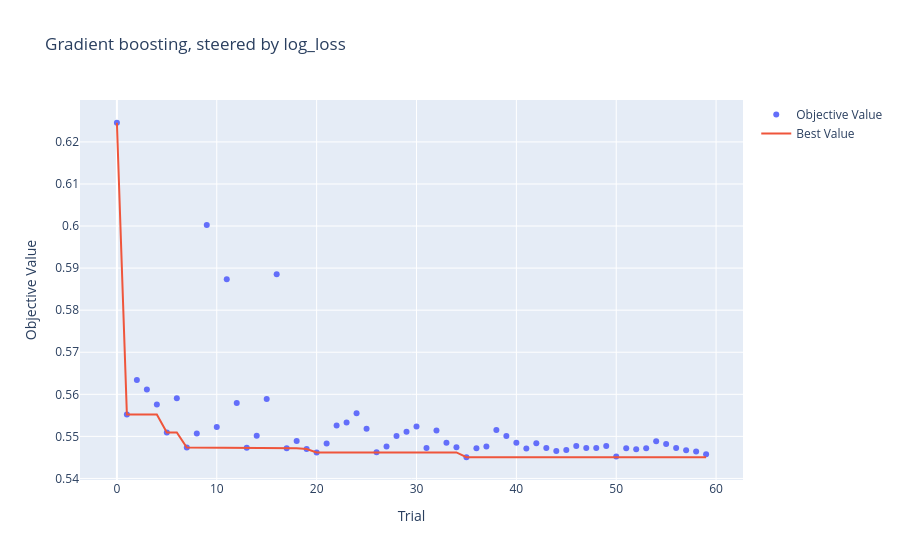
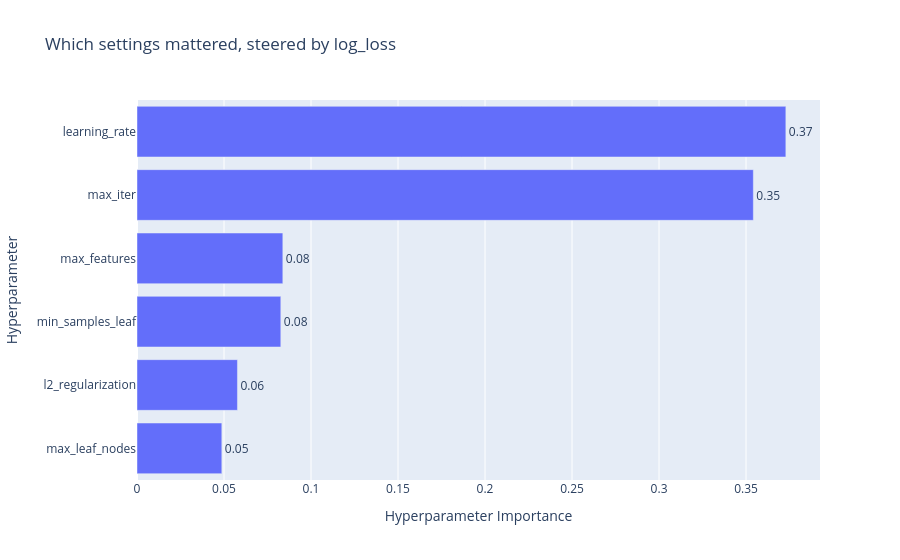
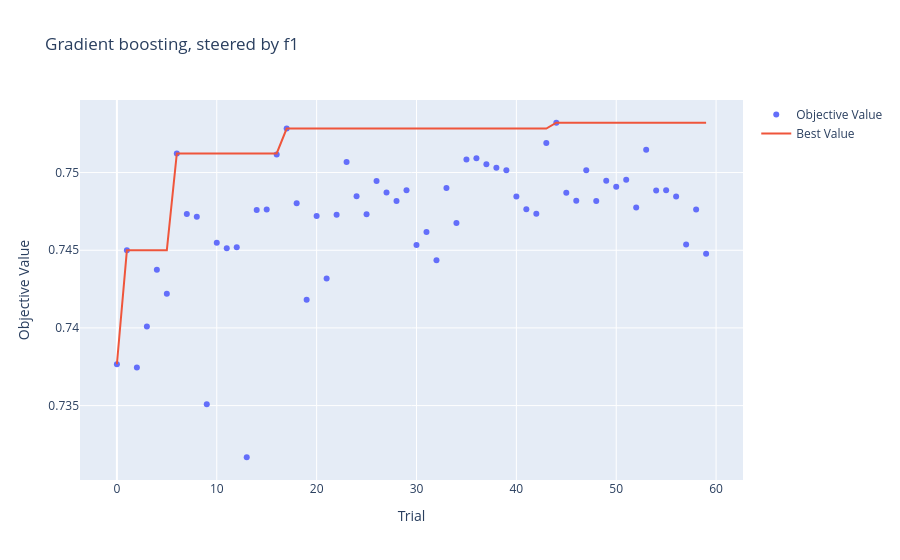
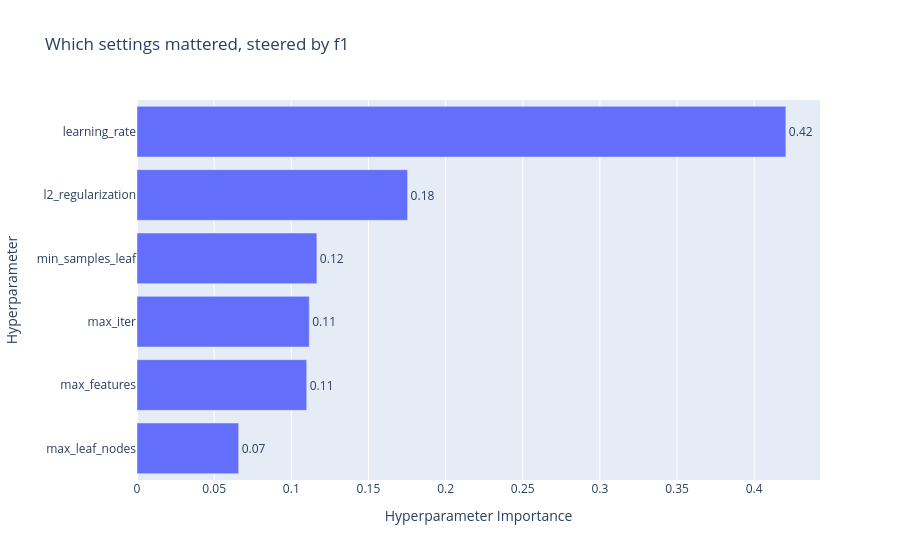

Source (notebook cell) for these figures, in order:
### Markdown cell above
The charts show search progress, estimated hyperparameter importance
and the relationship between development F1 and log-loss.

Training and validation losses help assess how closely each candidate
fits its training data relative to later observations. A smaller gap
alone does not establish better generalisation; validation performance
must also be considered.

### Code cell
for objective, study in study_tree.items():
    plot_optimization_history(study).update_layout(title=f"Gradient boosting, steered by {objective}").show()
    plot_param_importances(study).update_layout(title=f"Which settings mattered, steered by {objective}").show()

plot_slice(study_tree["log_loss"]).update_layout(title="Log-loss against each setting").show()

### Figure 1 — Plotly figure (JSON) as saved in the notebook; plotly's stock layout.template omitted (floating-point values rounded to 4 significant figures)
{"data": [{"mode": "markers", "name": "Objective Value", "type": "scatter", "x": [0, 1, 2, 3, 4, 5, 6, 7, 8, 9, 10, 11, 12, 13, 14, 15, 16, 17, 18, 19, 20, 21, 22, 23, 24, 25, 26, 27, 28, 29, 30, 31, 32, 33, 34, 35, 36, 37, 38, 39, 40, 41, 42, 43, 44, 45, 46, 47, 48, 49, 50, 51, 52, 53, 54, 55, 56, 57, 58, 59], "y": [0.6246, 0.5552, 0.5634, 0.5612, 0.5576, 0.5509, 0.5591, 0.5473, 0.5507, 0.6003, 0.5522, 0.5873, 0.5579, 0.5473, 0.5502, 0.5589, 0.5885, 0.5472, 0.5489, 0.547, 0.5462, 0.5483, 0.5526, 0.5533, 0.5555, 0.5518, 0.5462, 0.5476, 0.5501, 0.5511, 0.5524, 0.5472, 0.5514, 0.5485, 0.5474, 0.545, 0.5472, 0.5476, 0.5515, 0.5501, 0.5485, 0.5471, 0.5484, 0.5472, 0.5465, 0.5468, 0.5477, 0.5472, 0.5472, 0.5477, 0.5452, 0.5472, 0.5469, 0.5472, 0.5488, 0.5482, 0.5473, 0.5467, 0.5464, 0.5458]}, {"mode": "lines", "name": "Best Value", "type": "scatter", "x": [0, 1, 2, 3, 4, 5, 6, 7, 8, 9, 10, 11, 12, 13, 14, 15, 16, 17, 18, 19, 20, 21, 22, 23, 24, 25, 26, 27, 28, 29, 30, 31, 32, 33, 34, 35, 36, 37, 38, 39, 40, 41, 42, 43, 44, 45, 46, 47, 48, 49, 50, 51, 52, 53, 54, 55, 56, 57, 58, 59], "y": [0.6246, 0.5552, 0.5552, 0.5552, 0.5552, 0.5509, 0.5509, 0.5473, 0.5473, 0.5473, 0.5473, 0.5473, 0.5473, 0.5473, 0.5473, 0.5473, 0.5473, 0.5472, 0.5472, 0.547, 0.5462, 0.5462, 0.5462, 0.5462, 0.5462, 0.5462, 0.5462, 0.5462, 0.5462, 0.5462, 0.5462, 0.5462, 0.5462, 0.5462, 0.5462, 0.545, 0.545, 0.545, 0.545, 0.545, 0.545, 0.545, 0.545, 0.545, 0.545, 0.545, 0.545, 0.545, 0.545, 0.545, 0.545, 0.545, 0.545, 0.545, 0.545, 0.545, 0.545, 0.545, 0.545, 0.545]}, {"marker": {"color": "#cccccc"}, "mode": "markers", "name": "Infeasible Trial", "showlegend": false, "type": "scatter", "x": [], "y": []}], "layout": {"title": {"text": "Gradient boosting, steered by log_loss"}, "xaxis": {"title": {"text": "Trial"}}, "yaxis": {"title": {"text": "Objective Value"}}}}

### Figure 2 — Plotly figure (JSON) as saved in the notebook; plotly's stock layout.template omitted (floating-point values rounded to 4 significant figures)
{"data": [{"cliponaxis": false, "hovertemplate": ["max_leaf_nodes (IntDistribution): 0.048743654739261635<extra></extra>", "l2_regularization (FloatDistribution): 0.0577276759625223<extra></extra>", "min_samples_leaf (IntDistribution): 0.0826442374061997<extra></extra>", "max_features (FloatDistribution): 0.08380670226005468<extra></extra>", "max_iter (IntDistribution): 0.35419469733589215<extra></extra>", "learning_rate (FloatDistribution): 0.3728830322960695<extra></extra>"], "name": "Objective Value", "orientation": "h", "text": ["0.05", "0.06", "0.08", "0.08", "0.35", "0.37"], "textposition": "outside", "type": "bar", "x": [0.04874, 0.05773, 0.08264, 0.08381, 0.3542, 0.3729], "y": ["max_leaf_nodes", "l2_regularization", "min_samples_leaf", "max_features", "max_iter", "learning_rate"]}], "layout": {"title": {"text": "Which settings mattered, steered by log_loss"}, "xaxis": {"title": {"text": "Hyperparameter Importance"}}, "yaxis": {"title": {"text": "Hyperparameter"}}}}

### Figure 3 — Plotly figure (JSON) as saved in the notebook; plotly's stock layout.template omitted (floating-point values rounded to 4 significant figures)
{"data": [{"mode": "markers", "name": "Objective Value", "type": "scatter", "x": [0, 1, 2, 3, 4, 5, 6, 7, 8, 9, 10, 11, 12, 13, 14, 15, 16, 17, 18, 19, 20, 21, 22, 23, 24, 25, 26, 27, 28, 29, 30, 31, 32, 33, 34, 35, 36, 37, 38, 39, 40, 41, 42, 43, 44, 45, 46, 47, 48, 49, 50, 51, 52, 53, 54, 55, 56, 57, 58, 59], "y": [0.7377, 0.745, 0.7375, 0.7401, 0.7437, 0.7422, 0.7512, 0.7473, 0.7472, 0.7351, 0.7455, 0.7451, 0.7452, 0.7317, 0.7476, 0.7476, 0.7512, 0.7528, 0.748, 0.7418, 0.7472, 0.7432, 0.7473, 0.7507, 0.7485, 0.7473, 0.7495, 0.7487, 0.7482, 0.7489, 0.7453, 0.7462, 0.7444, 0.749, 0.7468, 0.7508, 0.7509, 0.7505, 0.7503, 0.7502, 0.7485, 0.7476, 0.7473, 0.7519, 0.7532, 0.7487, 0.7482, 0.7502, 0.7482, 0.7495, 0.7491, 0.7495, 0.7478, 0.7515, 0.7488, 0.7489, 0.7485, 0.7454, 0.7476, 0.7448]}, {"mode": "lines", "name": "Best Value", "type": "scatter", "x": [0, 1, 2, 3, 4, 5, 6, 7, 8, 9, 10, 11, 12, 13, 14, 15, 16, 17, 18, 19, 20, 21, 22, 23, 24, 25, 26, 27, 28, 29, 30, 31, 32, 33, 34, 35, 36, 37, 38, 39, 40, 41, 42, 43, 44, 45, 46, 47, 48, 49, 50, 51, 52, 53, 54, 55, 56, 57, 58, 59], "y": [0.7377, 0.745, 0.745, 0.745, 0.745, 0.745, 0.7512, 0.7512, 0.7512, 0.7512, 0.7512, 0.7512, 0.7512, 0.7512, 0.7512, 0.7512, 0.7512, 0.7528, 0.7528, 0.7528, 0.7528, 0.7528, 0.7528, 0.7528, 0.7528, 0.7528, 0.7528, 0.7528, 0.7528, 0.7528, 0.7528, 0.7528, 0.7528, 0.7528, 0.7528, 0.7528, 0.7528, 0.7528, 0.7528, 0.7528, 0.7528, 0.7528, 0.7528, 0.7528, 0.7532, 0.7532, 0.7532, 0.7532, 0.7532, 0.7532, 0.7532, 0.7532, 0.7532, 0.7532, 0.7532, 0.7532, 0.7532, 0.7532, 0.7532, 0.7532]}, {"marker": {"color": "#cccccc"}, "mode": "markers", "name": "Infeasible Trial", "showlegend": false, "type": "scatter", "x": [], "y": []}], "layout": {"title": {"text": "Gradient boosting, steered by f1"}, "xaxis": {"title": {"text": "Trial"}}, "yaxis": {"title": {"text": "Objective Value"}}}}

### Figure 4 — Plotly figure (JSON) as saved in the notebook; plotly's stock layout.template omitted (floating-point values rounded to 4 significant figures)
{"data": [{"cliponaxis": false, "hovertemplate": ["max_leaf_nodes (IntDistribution): 0.06587985840057843<extra></extra>", "max_features (FloatDistribution): 0.10999355948091452<extra></extra>", "max_iter (IntDistribution): 0.11163620085850008<extra></extra>", "min_samples_leaf (IntDistribution): 0.11658008402004383<extra></extra>", "l2_regularization (FloatDistribution): 0.17537868918139507<extra></extra>", "learning_rate (FloatDistribution): 0.4205316080585681<extra></extra>"], "name": "Objective Value", "orientation": "h", "text": ["0.07", "0.11", "0.11", "0.12", "0.18", "0.42"], "textposition": "outside", "type": "bar", "x": [0.06588, 0.11, 0.1116, 0.1166, 0.1754, 0.4205], "y": ["max_leaf_nodes", "max_features", "max_iter", "min_samples_leaf", "l2_regularization", "learning_rate"]}], "layout": {"title": {"text": "Which settings mattered, steered by f1"}, "xaxis": {"title": {"text": "Hyperparameter Importance"}}, "yaxis": {"title": {"text": "Hyperparameter"}}}}
